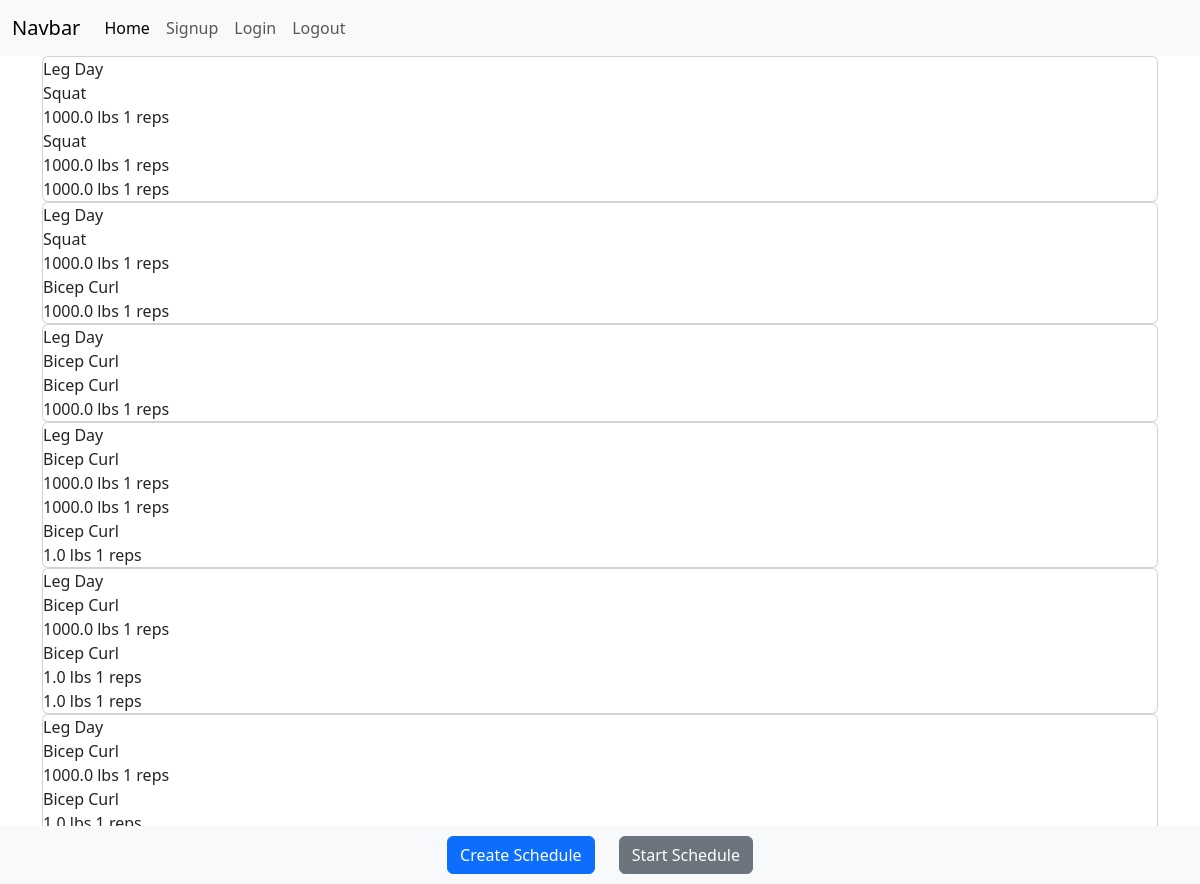
Screenshot of /home (signed in) with the database file from the repository.
### website/models.py (models this page shows)
class Schedule(db.Model, UserMixin):
    id = db.Column(db.Integer, primary_key=True)
    schedule_name = db.Column(db.String(100), nullable=False)
    date_created = db.Column(db.DateTime, default=datetime.utcnow(), nullable=False)
    user_id = db.Column(db.Integer, db.ForeignKey('user.id'), nullable=False)
    exercises = db.relationship('Exercise', backref='schedule', lazy=True)

class Exercise(db.Model, UserMixin):
    id = db.Column(db.Integer, primary_key=True)
    exercise_name = db.Column(db.String(100), nullable=False)
    schedule_id = db.Column(db.Integer, db.ForeignKey('schedule.id'))
    user_id = db.Column(db.Integer, db.ForeignKey('user.id'), nullable=False)
    sets = db.relationship('Set', backref='exercise', lazy=True)

class Set(db.Model, UserMixin):
    id = db.Column(db.Integer, primary_key=True)
    reps = db.Column(db.Integer, nullable=False)
    weight = db.Column(db.Float, nullable=False)
    exercise_id = db.Column(db.Integer, db.ForeignKey('exercise.id'), nullable=False)
    user_id = db.Column(db.Integer, db.ForeignKey('user.id'), nullable=False)

### website/training.py (the view)
@training.route("/", methods=['POST', 'GET'])
@training.route("/home", methods=['POST', 'GET'])
@login_required
def home():
    schedules = Schedule.query.filter_by(user_id=current_user.id).all()
    exercises = Exercise.query.filter_by(user_id=current_user.id).all()
    sets = Set.query.filter_by(user_id=current_user.id).all()
    return render_template("index.html", schedules=schedules, exercises=exercises, sets=sets, current_user=current_user)

### website/__init__.py (called while the page is built)
def create_app():
    app = Flask(__name__)
    app.config["SQLALCHEMY_DATABASE_URI"] = "sqlite:///project.db"
    app.config['SECRET_KEY'] = 'mbgodbnfvojvnseofefqwdqwifgbjdfsnf'
    db.init_app(app)
    from .auth import auth
    app.register_blueprint(auth)
    from .training import training
    app.register_blueprint(training)
    from .models import User
    create_database(app)
    login_manager.login_view = "auth.login"
    login_manager.login_message = "You must be signed in to reach this page!"
    login_manager.login_message_category = "danger"
    login_manager.init_app(app)
    @login_manager.user_loader
    def load_user(id):
        return User.query.get(int(id))
    return app

### website/templates/index.html (shortened to what this page needs)
{% extends 'base.html' %}
{% block content %}
<div class="container">
    {% for schedule in schedules %}
    <div class="card">
        <div>
            {{ schedule.schedule_name }}
        </div>
        <div>
            {% for exercise in exercises %}
                {% if exercise.schedule_id == schedule.id %}
                    {{ exercise.exercise_name }}
                    <div>
                        {% for set in sets %}
                            {% if set.exercise_id == exercise.id %}
                                <div>{{ set.weight }} lbs {{ set.reps }} reps</div>
                            {% endif %}
                        {% endfor %}
                    </div>
                {% endif %}
            {% endfor %}
        </div>
    </div>
    {% endfor %}
</div>
  <div class="bottom-row">
    <div class="container">
      <div class="row justify-content-center">
        <div class="col-auto">
          <a href="/create_schedule"><button class="btn btn-primary">Create Schedule</button></a>
        </div>
        <div class="col-auto">
          <button class="btn btn-secondary">Start Schedule</button>
        </div>
      </div>
    </div>
  </div>
{% endblock %}

### website/templates/base.html (shortened to what this page needs)
<!DOCTYPE html>
<html lang="en">
<head>
    <link href="https://cdn.jsdelivr.net/npm/bootstrap@5.3.2/dist/css/bootstrap.min.css" rel="stylesheet">
</head>
<body>
    <nav class="navbar navbar-expand-lg bg-body-tertiary">
        <div class="container-fluid">
          <a class="navbar-brand" href="/home">Navbar</a>
          <div class="collapse navbar-collapse" id="navbarNav">
            <ul class="navbar-nav">
              <li class="nav-item">
                <a class="nav-link active" aria-current="page" href="/home">Home</a>
              </li>
              <li class="nav-item">
                <a class="nav-link" href="/signup">Signup</a>
              </li>
              <li class="nav-item">
                <a class="nav-link" href="/login">Login</a>
              </li>
              <li class="nav-item">
                <a class="nav-link" href="/logout">Logout</a>
              </li>
            </ul>
          </div>
        </div>
      </nav>
    {% block content %}
    {% endblock %}
</body>
</html>

### website/templates/index.html (style rules this page uses)
.bottom-row { position: fixed; bottom: 0; width: 100%; background-color: #f8f9fa; padding: 10px; text-align: center; }

### rows the page displays
Schedule: schedule_name "Leg Day"
Exercise: exercise_name "Squat"
Set: weight "1000.0", reps "1"
Exercise: exercise_name "Squat"
Set: weight "1000.0", reps "1"
Set: weight "1000.0", reps "1"
Schedule: schedule_name "Leg Day"
Exercise: exercise_name "Squat"
Set: weight "1000.0", reps "1"
Exercise: exercise_name "Bicep Curl"
Set: weight "1000.0", reps "1"
Schedule: schedule_name "Leg Day"
Exercise: exercise_name "Bicep Curl"
Exercise: exercise_name "Bicep Curl"
Set: weight "1000.0", reps "1"
Schedule: schedule_name "Leg Day"
Exercise: exercise_name "Bicep Curl"
Set: weight "1000.0", reps "1"
Set: weight "1000.0", reps "1"
Exercise: exercise_name "Bicep Curl"
Set: weight "1.0", reps "1"
Schedule: schedule_name "Leg Day"
Exercise: exercise_name "Bicep Curl"
Set: weight "1000.0", reps "1"
Exercise: exercise_name "Bicep Curl"
Set: weight "1.0", reps "1"
Set: weight "1.0", reps "1"
Schedule: schedule_name "Leg Day"
Exercise: exercise_name "Bicep Curl"
Set: weight "1000.0", reps "1"
Exercise: exercise_name "Bicep Curl"
Set: weight "1.0", reps "1"
